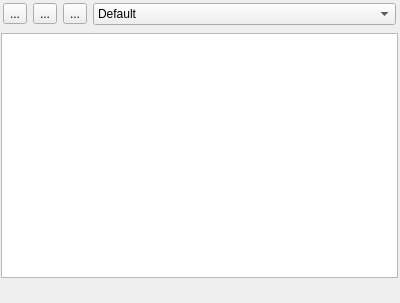
<?xml version="1.0" encoding="UTF-8"?>
<ui version="4.0">
 <class>powerShell</class>
 <widget class="QDockWidget" name="powerShell">
  <property name="geometry">
   <rect>
    <x>0</x>
    <y>0</y>
    <width>400</width>
    <height>303</height>
   </rect>
  </property>
  <property name="windowTitle">
   <string>powerShell</string>
  </property>
  <widget class="QWidget" name="widget">
   <widget class="QWidget" name="horizontalLayoutWidget">
    <property name="geometry">
     <rect>
      <x>-1</x>
      <y>-1</y>
      <width>401</width>
      <height>281</height>
     </rect>
    </property>
    <layout class="QGridLayout" name="gridLayout">
     <property name="leftMargin">
      <number>2</number>
     </property>
     <property name="topMargin">
      <number>2</number>
     </property>
     <property name="rightMargin">
      <number>2</number>
     </property>
     <property name="bottomMargin">
      <number>2</number>
     </property>
     <item row="0" column="0">
      <layout class="QHBoxLayout" name="horizontalLayout">
       <property name="leftMargin">
        <number>2</number>
       </property>
       <property name="topMargin">
        <number>2</number>
       </property>
       <property name="rightMargin">
        <number>2</number>
       </property>
       <property name="bottomMargin">
        <number>2</number>
       </property>
       <item>
        <widget class="QToolButton" name="toolButton_2">
         <property name="text">
          <string>...</string>
         </property>
        </widget>
       </item>
       <item>
        <widget class="QToolButton" name="toolButton_3">
         <property name="text">
          <string>...</string>
         </property>
        </widget>
       </item>
       <item>
        <widget class="QToolButton" name="toolButton">
         <property name="text">
          <string>...</string>
         </property>
        </widget>
       </item>
       <item>
        <widget class="QComboBox" name="comboBox">
         <item>
          <property name="text">
           <string>Default</string>
          </property>
         </item>
        </widget>
       </item>
      </layout>
     </item>
     <item row="2" column="0">
      <widget class="QTextEdit" name="textEdit">
       <property name="readOnly">
        <bool>true</bool>
       </property>
      </widget>
     </item>
    </layout>
   </widget>
  </widget>
 </widget>
 <layoutdefault spacing="6" margin="11"/>
 <resources/>
 <connections/>
</ui>
